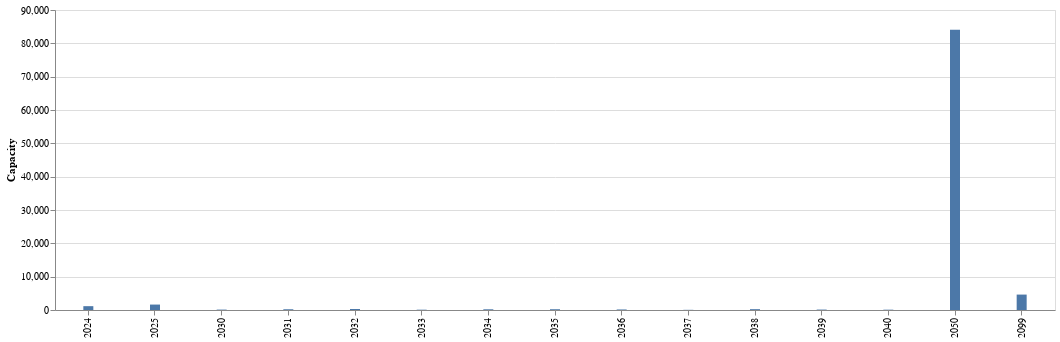

The code cell stored with this chart in its notebook:
### Code cell
alt.Chart(data_gen_online).mark_bar(width = 10).encode(
alt.X('retirement_year:N', title=''),
alt.Y('sum(Capmax)', title='Capacity')).properties(width=1000)

### Figure 1 — Vega-Lite specification as saved in the notebook (floating-point values rounded to 4 significant figures; data arrays with more than 128 entries replaced by an {"elided": "..."} marker saying what was removed)
{"config": {"view": {"continuousWidth": 300, "continuousHeight": 300}}, "data": {"name": "data-27ef6bf0ac21fbce2a50caa65be67476"}, "mark": {"type": "bar", "width": 10}, "encoding": {"x": {"field": "retirement_year", "title": "", "type": "nominal"}, "y": {"aggregate": "sum", "field": "Capmax", "title": "Capacity", "type": "quantitative"}}, "width": 1000, "$schema": "https://vega.github.io/schema/vega-lite/v5.20.1.json", "datasets": {"data-27ef6bf0ac21fbce2a50caa65be67476": {"elided": "1040 records"}}}
